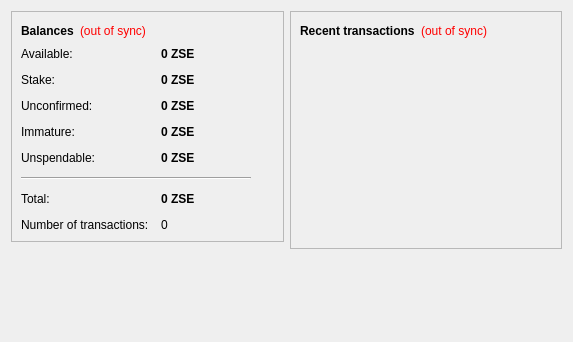
<?xml version="1.0" encoding="UTF-8"?>
<ui version="4.0">
 <class>OverviewPage</class>
 <widget class="QWidget" name="OverviewPage">
  <property name="geometry">
   <rect>
    <x>0</x>
    <y>0</y>
    <width>573</width>
    <height>342</height>
   </rect>
  </property>
  <property name="windowTitle">
   <string>Form</string>
  </property>
  <layout class="QHBoxLayout" name="horizontalLayout" stretch="1,1">
   <item>
    <layout class="QVBoxLayout" name="verticalLayout_2">
     <item>
      <widget class="QFrame" name="frame">
       <property name="frameShape">
        <enum>QFrame::StyledPanel</enum>
       </property>
       <property name="frameShadow">
        <enum>QFrame::Raised</enum>
       </property>
       <layout class="QVBoxLayout" name="verticalLayout_4">
        <item>
         <layout class="QHBoxLayout" name="horizontalLayout_4">
          <item>
           <widget class="QLabel" name="label_5">
            <property name="font">
             <font>
              <weight>75</weight>
              <bold>true</bold>
             </font>
            </property>
            <property name="text">
             <string>Balances</string>
            </property>
           </widget>
          </item>
          <item>
           <widget class="QLabel" name="labelWalletStatus">
            <property name="toolTip">
             <string>The displayed information may be out of date. Your wallet automatically synchronizes with the ZSEcoin network after a connection is established, but this process has not completed yet.</string>
            </property>
            <property name="styleSheet">
             <string notr="true">QLabel { color: red; }</string>
            </property>
            <property name="text">
             <string notr="true">(out of sync)</string>
            </property>
            <property name="alignment">
             <set>Qt::AlignLeading|Qt::AlignLeft|Qt::AlignVCenter</set>
            </property>
           </widget>
          </item>
          <item>
           <spacer name="horizontalSpacer_2">
            <property name="orientation">
             <enum>Qt::Horizontal</enum>
            </property>
            <property name="sizeHint" stdset="0">
             <size>
              <width>40</width>
              <height>20</height>
             </size>
            </property>
           </spacer>
          </item>
         </layout>
        </item>
        <item>
         <layout class="QFormLayout" name="formLayout_2">
          <property name="fieldGrowthPolicy">
           <enum>QFormLayout::AllNonFixedFieldsGrow</enum>
          </property>
          <property name="horizontalSpacing">
           <number>12</number>
          </property>
          <property name="verticalSpacing">
           <number>12</number>
          </property>
          <item row="0" column="0">
           <widget class="QLabel" name="labelAvailableText">
            <property name="toolTip">
             <string>Your current available balance</string>
            </property>
            <property name="text">
             <string>Available:</string>
            </property>
           </widget>
          </item>
          <item row="0" column="1">
           <widget class="QLabel" name="labelAvailable">
            <property name="font">
             <font>
              <weight>75</weight>
              <bold>true</bold>
             </font>
            </property>
            <property name="cursor">
             <cursorShape>IBeamCursor</cursorShape>
            </property>
            <property name="toolTip">
             <string>Your current available balance</string>
            </property>
            <property name="text">
             <string notr="true">0 ZSE</string>
            </property>
            <property name="alignment">
             <set>Qt::AlignLeading|Qt::AlignLeft|Qt::AlignVCenter</set>
            </property>
            <property name="textInteractionFlags">
             <set>Qt::LinksAccessibleByMouse|Qt::TextSelectableByKeyboard|Qt::TextSelectableByMouse</set>
            </property>
           </widget>
          </item>
          <item row="1" column="0">
           <widget class="QLabel" name="label_6">
            <property name="toolTip">
             <string>Total of coins that was staked, and do not yet count toward the current balance</string>
            </property>
            <property name="text">
             <string>Stake:</string>
            </property>
           </widget>
          </item>
          <item row="1" column="1">
           <widget class="QLabel" name="labelStake">
            <property name="font">
             <font>
              <weight>75</weight>
              <bold>true</bold>
             </font>
            </property>
            <property name="cursor">
             <cursorShape>IBeamCursor</cursorShape>
            </property>
            <property name="toolTip">
             <string>Total of coins that was staked, and do not yet count toward the current balance</string>
            </property>
            <property name="text">
             <string notr="true">0 ZSE</string>
            </property>
            <property name="alignment">
             <set>Qt::AlignLeading|Qt::AlignLeft|Qt::AlignVCenter</set>
            </property>
            <property name="textInteractionFlags">
             <set>Qt::LinksAccessibleByMouse|Qt::TextSelectableByKeyboard|Qt::TextSelectableByMouse</set>
            </property>
           </widget>
          </item>
          <item row="2" column="0">
           <widget class="QLabel" name="label_3">
            <property name="toolTip">
             <string>Total of transactions that have yet to be confirmed, and do not yet count toward the current balance</string>
            </property>
            <property name="text">
             <string>Unconfirmed:</string>
            </property>
           </widget>
          </item>
          <item row="2" column="1">
           <widget class="QLabel" name="labelUnconfirmed">
            <property name="font">
             <font>
              <weight>75</weight>
              <bold>true</bold>
             </font>
            </property>
            <property name="cursor">
             <cursorShape>IBeamCursor</cursorShape>
            </property>
            <property name="toolTip">
             <string>Total of transactions that have yet to be confirmed, and do not yet count toward the current balance</string>
            </property>
            <property name="text">
             <string notr="true">0 ZSE</string>
            </property>
            <property name="alignment">
             <set>Qt::AlignLeading|Qt::AlignLeft|Qt::AlignVCenter</set>
            </property>
            <property name="textInteractionFlags">
             <set>Qt::LinksAccessibleByMouse|Qt::TextSelectableByKeyboard|Qt::TextSelectableByMouse</set>
            </property>
           </widget>
          </item>
          <item row="3" column="0">
           <widget class="QLabel" name="labelImmatureText">
            <property name="toolTip">
             <string>Mined balance that has not yet matured</string>
            </property>
            <property name="text">
             <string>Immature:</string>
            </property>
           </widget>
          </item>
          <item row="3" column="1">
           <widget class="QLabel" name="labelImmature">
            <property name="font">
             <font>
              <weight>75</weight>
              <bold>true</bold>
             </font>
            </property>
            <property name="toolTip">
             <string>Mined balance that has not yet matured</string>
            </property>
            <property name="text">
             <string notr="true">0 ZSE</string>
            </property>
            <property name="alignment">
             <set>Qt::AlignLeading|Qt::AlignLeft|Qt::AlignVCenter</set>
            </property>
            <property name="textInteractionFlags">
             <set>Qt::LinksAccessibleByMouse|Qt::TextSelectableByKeyboard|Qt::TextSelectableByMouse</set>
            </property>
           </widget>
          </item>
          <item row="4" column="0">
           <widget class="QLabel" name="labelBalanceWatchOnlyText">
            <property name="toolTip">
             <string>Your unspendable balance</string>
            </property>
            <property name="text">
             <string>Unspendable:</string>
            </property>
           </widget>
          </item>
          <item row="4" column="1">
           <widget class="QLabel" name="labelBalanceWatchOnly">
            <property name="font">
             <font>
              <weight>75</weight>
              <bold>true</bold>
             </font>
            </property>
            <property name="cursor">
             <cursorShape>IBeamCursor</cursorShape>
            </property>
            <property name="toolTip">
             <string>Your unspendable balance</string>
            </property>
            <property name="text">
             <string notr="true">0 ZSE</string>
            </property>
            <property name="alignment">
             <set>Qt::AlignLeading|Qt::AlignLeft|Qt::AlignVCenter</set>
            </property>
            <property name="textInteractionFlags">
             <set>Qt::LinksAccessibleByMouse|Qt::TextSelectableByKeyboard|Qt::TextSelectableByMouse</set>
            </property>
           </widget>
          </item>
          <item row="5" column="0" colspan="2">
           <widget class="Line" name="line">
            <property name="maximumSize">
             <size>
              <width>230</width>
              <height>16777215</height>
             </size>
            </property>
            <property name="orientation">
             <enum>Qt::Horizontal</enum>
            </property>
           </widget>
          </item>
          <item row="6" column="0">
           <widget class="QLabel" name="labelTotalText">
            <property name="toolTip">
             <string>Your current total balance</string>
            </property>
            <property name="text">
             <string>Total:</string>
            </property>
           </widget>
          </item>
          <item row="6" column="1">
           <widget class="QLabel" name="labelTotal">
            <property name="font">
             <font>
              <weight>75</weight>
              <bold>true</bold>
             </font>
            </property>
            <property name="toolTip">
             <string>Your current total balance</string>
            </property>
            <property name="text">
             <string notr="true">0 ZSE</string>
            </property>
            <property name="alignment">
             <set>Qt::AlignLeading|Qt::AlignLeft|Qt::AlignVCenter</set>
            </property>
            <property name="textInteractionFlags">
             <set>Qt::LinksAccessibleByMouse|Qt::TextSelectableByKeyboard|Qt::TextSelectableByMouse</set>
            </property>
           </widget>
          </item>
          <item row="7" column="0">
           <widget class="QLabel" name="label_2">
            <property name="toolTip">
             <string>Total number of transactions in wallet</string>
            </property>
            <property name="text">
             <string>Number of transactions:</string>
            </property>
           </widget>
          </item>
          <item row="7" column="1">
           <widget class="QLabel" name="labelNumTransactions">
            <property name="toolTip">
             <string>Total number of transactions in wallet</string>
            </property>
            <property name="text">
             <string notr="true">0</string>
            </property>
           </widget>
          </item>
         </layout>
        </item>
       </layout>
      </widget>
     </item>
     <item>
      <spacer name="verticalSpacer">
       <property name="orientation">
        <enum>Qt::Vertical</enum>
       </property>
       <property name="sizeHint" stdset="0">
        <size>
         <width>20</width>
         <height>40</height>
        </size>
       </property>
      </spacer>
     </item>
    </layout>
   </item>
   <item>
    <layout class="QVBoxLayout" name="verticalLayout_3">
     <item>
      <widget class="QFrame" name="frame_2">
       <property name="frameShape">
        <enum>QFrame::StyledPanel</enum>
       </property>
       <property name="frameShadow">
        <enum>QFrame::Raised</enum>
       </property>
       <layout class="QVBoxLayout" name="verticalLayout">
        <item>
         <layout class="QHBoxLayout" name="horizontalLayout_2">
          <item>
           <widget class="QLabel" name="label_4">
            <property name="text">
             <string>&lt;b&gt;Recent transactions&lt;/b&gt;</string>
            </property>
           </widget>
          </item>
          <item>
           <widget class="QLabel" name="labelTransactionsStatus">
            <property name="toolTip">
             <string>The displayed information may be out of date. Your wallet automatically synchronizes with the ZSEcoin network after a connection is established, but this process has not completed yet.</string>
            </property>
            <property name="styleSheet">
             <string notr="true">QLabel { color: red; }</string>
            </property>
            <property name="text">
             <string notr="true">(out of sync)</string>
            </property>
            <property name="alignment">
             <set>Qt::AlignRight|Qt::AlignTrailing|Qt::AlignVCenter</set>
            </property>
           </widget>
          </item>
          <item>
           <spacer name="horizontalSpacer">
            <property name="orientation">
             <enum>Qt::Horizontal</enum>
            </property>
            <property name="sizeHint" stdset="0">
             <size>
              <width>40</width>
              <height>20</height>
             </size>
            </property>
           </spacer>
          </item>
         </layout>
        </item>
        <item>
         <widget class="QListView" name="listTransactions">
          <property name="styleSheet">
           <string notr="true">QListView { background: transparent; }</string>
          </property>
          <property name="frameShape">
           <enum>QFrame::NoFrame</enum>
          </property>
          <property name="verticalScrollBarPolicy">
           <enum>Qt::ScrollBarAlwaysOff</enum>
          </property>
          <property name="horizontalScrollBarPolicy">
           <enum>Qt::ScrollBarAlwaysOff</enum>
          </property>
          <property name="selectionMode">
           <enum>QAbstractItemView::NoSelection</enum>
          </property>
         </widget>
        </item>
       </layout>
      </widget>
     </item>
     <item>
      <spacer name="verticalSpacer_2">
       <property name="orientation">
        <enum>Qt::Vertical</enum>
       </property>
       <property name="sizeHint" stdset="0">
        <size>
         <width>20</width>
         <height>40</height>
        </size>
       </property>
      </spacer>
     </item>
    </layout>
   </item>
  </layout>
 </widget>
 <resources/>
 <connections/>
</ui>
